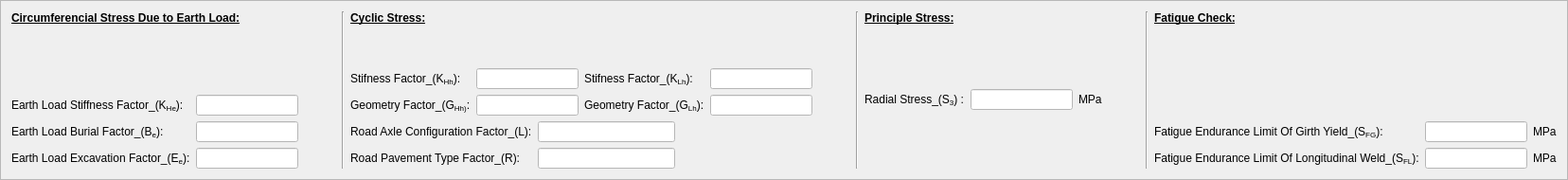
     <widget class="QFrame" name="frame_2">
      <property name="frameShape">
       <enum>QFrame::StyledPanel</enum>
      </property>
      <property name="frameShadow">
       <enum>QFrame::Raised</enum>
      </property>
      <layout class="QGridLayout" name="gridLayout_7">
       <item row="0" column="0">
        <layout class="QGridLayout" name="gridLayout_2">
         <item row="2" column="0">
          <layout class="QVBoxLayout" name="verticalLayout_11">
           <item>
            <widget class="QLabel" name="EarthLoadStiffnessFactor">
             <property name="styleSheet">
              <string notr="true">font: 8pt &quot;Cambria&quot;;</string>
             </property>
             <property name="text">
              <string>&lt;html&gt;&lt;head/&gt;&lt;body&gt;&lt;p&gt;Earth Load Stiffness Factor_(K&lt;span style=&quot; vertical-align:sub;&quot;&gt;He&lt;/span&gt;):&lt;/p&gt;&lt;/body&gt;&lt;/html&gt;</string>
             </property>
            </widget>
           </item>
           <item>
            <widget class="QLabel" name="EarthLoadBurialFactor">
             <property name="styleSheet">
              <string notr="true">font: 8pt &quot;Cambria&quot;;</string>
             </property>
             <property name="text">
              <string>&lt;html&gt;&lt;head/&gt;&lt;body&gt;&lt;p&gt;Earth Load Burial Factor_(B&lt;span style=&quot; vertical-align:sub;&quot;&gt;e&lt;/span&gt;):&lt;/p&gt;&lt;/body&gt;&lt;/html&gt;</string>
             </property>
            </widget>
           </item>
           <item>
            <widget class="QLabel" name="EarthLoadExcavationFactor">
             <property name="styleSheet">
              <string notr="true">font: 8pt &quot;Cambria&quot;;</string>
             </property>
             <property name="text">
              <string>&lt;html&gt;&lt;head/&gt;&lt;body&gt;&lt;p&gt;Earth Load Excavation Factor_(E&lt;span style=&quot; vertical-align:sub;&quot;&gt;e&lt;/span&gt;):&lt;/p&gt;&lt;/body&gt;&lt;/html&gt;</string>
             </property>
            </widget>
           </item>
          </layout>
         </item>
         <item row="2" column="1">
          <layout class="QVBoxLayout" name="verticalLayout_12">
           <item>
            <widget class="QLineEdit" name="lineEdit_21">
             <property name="styleSheet">
              <string notr="true">background-color: rgb(255, 255, 255);</string>
             </property>
            </widget>
           </item>
           <item>
            <widget class="QLineEdit" name="lineEdit_22">
             <property name="styleSheet">
              <string notr="true">background-color: rgb(255, 255, 255);</string>
             </property>
            </widget>
           </item>
           <item>
            <widget class="QLineEdit" name="lineEdit_23">
             <property name="styleSheet">
              <string notr="true">background-color: rgb(255, 255, 255);</string>
             </property>
            </widget>
           </item>
          </layout>
         </item>
         <item row="0" column="0" colspan="2">
          <widget class="QLabel" name="CircumferencialStressDuetoEarthLoad">
           <property name="text">
            <string>&lt;html&gt;&lt;head/&gt;&lt;body&gt;&lt;p&gt;&lt;span style=&quot; font-weight:600; text-decoration: underline;&quot;&gt;Circumferencial Stress Due to Earth Load:&lt;/span&gt;&lt;/p&gt;&lt;/body&gt;&lt;/html&gt;</string>
           </property>
          </widget>
         </item>
         <item row="1" column="0">
          <spacer name="verticalSpacer_5">
           <property name="orientation">
            <enum>Qt::Vertical</enum>
           </property>
           <property name="sizeHint" stdset="0">
            <size>
             <width>20</width>
             <height>40</height>
            </size>
           </property>
          </spacer>
         </item>
        </layout>
       </item>
       <item row="0" column="1">
        <spacer name="horizontalSpacer_8">
         <property name="orientation">
          <enum>Qt::Horizontal</enum>
         </property>
         <property name="sizeHint" stdset="0">
          <size>
           <width>40</width>
           <height>20</height>
          </size>
         </property>
        </spacer>
       </item>
       <item row="0" column="2">
        <widget class="Line" name="line_4">
         <property name="orientation">
          <enum>Qt::Vertical</enum>
         </property>
        </widget>
       </item>
       <item row="0" column="9">
        <layout class="QGridLayout" name="gridLayout_6">
         <item row="0" column="0" colspan="2">
          <widget class="QLabel" name="FatigurCheckLable">
           <property name="text">
            <string>&lt;html&gt;&lt;head/&gt;&lt;body&gt;&lt;p&gt;&lt;span style=&quot; font-weight:600; text-decoration: underline;&quot;&gt;Fatigue Check:&lt;/span&gt;&lt;/p&gt;&lt;/body&gt;&lt;/html&gt;</string>
           </property>
          </widget>
         </item>
         <item row="2" column="2">
          <layout class="QVBoxLayout" name="verticalLayout_20">
           <item>
            <widget class="QLabel" name="label_20">
             <property name="styleSheet">
              <string notr="true">font: 8pt &quot;Cambria&quot;;</string>
             </property>
             <property name="text">
              <string>MPa</string>
             </property>
            </widget>
           </item>
           <item>
            <widget class="QLabel" name="label_19">
             <property name="styleSheet">
              <string notr="true">font: 8pt &quot;Cambria&quot;;</string>
             </property>
             <property name="text">
              <string>MPa</string>
             </property>
            </widget>
           </item>
          </layout>
         </item>
         <item row="2" column="1">
          <layout class="QVBoxLayout" name="verticalLayout_19">
           <item>
            <widget class="QLineEdit" name="lineEdit_31">
             <property name="styleSheet">
              <string notr="true">background-color: rgb(255, 255, 255);</string>
             </property>
            </widget>
           </item>
           <item>
            <widget class="QLineEdit" name="lineEdit_32">
             <property name="styleSheet">
              <string notr="true">background-color: rgb(255, 255, 255);</string>
             </property>
            </widget>
           </item>
          </layout>
         </item>
         <item row="2" column="0">
          <layout class="QVBoxLayout" name="verticalLayout_18">
           <item>
            <widget class="QLabel" name="FatigueEnduranceofGirthYield">
             <property name="styleSheet">
              <string notr="true">font: 8pt &quot;Cambria&quot;;</string>
             </property>
             <property name="text">
              <string>&lt;html&gt;&lt;head/&gt;&lt;body&gt;&lt;p&gt;Fatigue Endurance Limit Of Girth Yield_(S&lt;span style=&quot; vertical-align:sub;&quot;&gt;FG&lt;/span&gt;):&lt;/p&gt;&lt;/body&gt;&lt;/html&gt;</string>
             </property>
            </widget>
           </item>
           <item>
            <widget class="QLabel" name="FatigueEnduranceofLongitudinalWeld">
             <property name="styleSheet">
              <string notr="true">font: 8pt &quot;Cambria&quot;;</string>
             </property>
             <property name="text">
              <string>&lt;html&gt;&lt;head/&gt;&lt;body&gt;&lt;p&gt;Fatigue Endurance Limit Of Longitudinal Weld_(S&lt;span style=&quot; vertical-align:sub;&quot;&gt;FL&lt;/span&gt;):&lt;/p&gt;&lt;/body&gt;&lt;/html&gt;</string>
             </property>
            </widget>
           </item>
          </layout>
         </item>
         <item row="1" column="0">
          <spacer name="verticalSpacer_12">
           <property name="orientation">
            <enum>Qt::Vertical</enum>
           </property>
           <property name="sizeHint" stdset="0">
            <size>
             <width>20</width>
             <height>40</height>
            </size>
           </property>
          </spacer>
         </item>
        </layout>
       </item>
       <item row="0" column="3">
        <layout class="QVBoxLayout" name="verticalLayout_17">
         <item>
          <widget class="QLabel" name="label_47">
           <property name="text">
            <string>&lt;html&gt;&lt;head/&gt;&lt;body&gt;&lt;p&gt;&lt;span style=&quot; font-weight:600; text-decoration: underline;&quot;&gt;Cyclic Stress:&lt;/span&gt;&lt;/p&gt;&lt;/body&gt;&lt;/html&gt;</string>
           </property>
          </widget>
         </item>
         <item>
          <spacer name="verticalSpacer_10">
           <property name="orientation">
            <enum>Qt::Vertical</enum>
           </property>
           <property name="sizeHint" stdset="0">
            <size>
             <width>20</width>
             <height>40</height>
            </size>
           </property>
          </spacer>
         </item>
         <item>
          <layout class="QGridLayout" name="gridLayout_3">
           <item row="0" column="0">
            <layout class="QVBoxLayout" name="verticalLayout_13">
             <item>
              <widget class="QLabel" name="StiffnessFactorKhh">
               <property name="styleSheet">
                <string notr="true">font: 8pt &quot;Cambria&quot;;</string>
               </property>
               <property name="text">
                <string>&lt;html&gt;&lt;head/&gt;&lt;body&gt;&lt;p&gt;Stifness Factor_(K&lt;span style=&quot; vertical-align:sub;&quot;&gt;Hh&lt;/span&gt;):&lt;/p&gt;&lt;/body&gt;&lt;/html&gt;</string>
               </property>
              </widget>
             </item>
             <item>
              <widget class="QLabel" name="GeometryFactorGHh">
               <property name="styleSheet">
                <string notr="true">font: 8pt &quot;Cambria&quot;;</string>
               </property>
               <property name="text">
                <string>&lt;html&gt;&lt;head/&gt;&lt;body&gt;&lt;p&gt;Geometry Factor_(G&lt;span style=&quot; vertical-align:sub;&quot;&gt;Hh)&lt;/span&gt;:&lt;/p&gt;&lt;/body&gt;&lt;/html&gt;</string>
               </property>
              </widget>
             </item>
            </layout>
           </item>
           <item row="0" column="1">
            <layout class="QVBoxLayout" name="verticalLayout_14">
             <item>
              <widget class="QLineEdit" name="lineEdit_27">
               <property name="styleSheet">
                <string notr="true">background-color: rgb(255, 255, 255);</string>
               </property>
              </widget>
             </item>
             <item>
              <widget class="QLineEdit" name="lineEdit_25">
               <property name="styleSheet">
                <string notr="true">background-color: rgb(255, 255, 255);</string>
               </property>
              </widget>
             </item>
            </layout>
           </item>
           <item row="0" column="2">
            <layout class="QVBoxLayout" name="verticalLayout_15">
             <item>
              <widget class="QLabel" name="StifnessFactorKLh">
               <property name="styleSheet">
                <string notr="true">font: 8pt &quot;Cambria&quot;;</string>
               </property>
               <property name="text">
                <string>&lt;html&gt;&lt;head/&gt;&lt;body&gt;&lt;p&gt;Stifness Factor_(K&lt;span style=&quot; vertical-align:sub;&quot;&gt;Lh&lt;/span&gt;):&lt;/p&gt;&lt;/body&gt;&lt;/html&gt;</string>
               </property>
              </widget>
             </item>
             <item>
              <widget class="QLabel" name="geometryFactorGLh">
               <property name="styleSheet">
                <string notr="true">font: 8pt &quot;Cambria&quot;;</string>
               </property>
               <property name="text">
                <string>&lt;html&gt;&lt;head/&gt;&lt;body&gt;&lt;p&gt;Geometry Factor_(G&lt;span style=&quot; vertical-align:sub;&quot;&gt;Lh&lt;/span&gt;):&lt;/p&gt;&lt;/body&gt;&lt;/html&gt;</string>
               </property>
              </widget>
             </item>
            </layout>
           </item>
           <item row="0" column="3">
            <layout class="QVBoxLayout" name="verticalLayout_16">
             <item>
              <widget class="QLineEdit" name="lineEdit_29">
               <property name="styleSheet">
                <string notr="true">background-color: rgb(255, 255, 255);</string>
               </property>
              </widget>
             </item>
             <item>
              <widget class="QLineEdit" name="lineEdit_28">
               <property name="styleSheet">
                <string notr="true">background-color: rgb(255, 255, 255);</string>
               </property>
              </widget>
             </item>
            </layout>
           </item>
          </layout>
         </item>
         <item>
          <layout class="QGridLayout" name="gridLayout_4">
           <item row="1" column="0">
            <widget class="QLabel" name="RoadPavementFactor">
             <property name="styleSheet">
              <string notr="true">font: 8pt &quot;Cambria&quot;;</string>
             </property>
             <property name="text">
              <string>&lt;html&gt;&lt;head/&gt;&lt;body&gt;&lt;p&gt;Road Pavement Type Factor_(R):&lt;/p&gt;&lt;/body&gt;&lt;/html&gt;</string>
             </property>
            </widget>
           </item>
           <item row="0" column="1">
            <widget class="QLineEdit" name="lineEdit_26">
             <property name="styleSheet">
              <string notr="true">background-color: rgb(255, 255, 255);</string>
             </property>
            </widget>
           </item>
           <item row="1" column="1">
            <widget class="QLineEdit" name="lineEdit_24">
             <property name="styleSheet">
              <string notr="true">background-color: rgb(255, 255, 255);</string>
             </property>
            </widget>
           </item>
           <item row="0" column="0">
            <widget class="QLabel" name="RoadAxleConfigurationFactor">
             <property name="styleSheet">
              <string notr="true">font: 8pt &quot;Cambria&quot;;</string>
             </property>
             <property name="text">
              <string>&lt;html&gt;&lt;head/&gt;&lt;body&gt;&lt;p&gt;Road Axle Configuration Factor_(L):&lt;/p&gt;&lt;/body&gt;&lt;/html&gt;</string>
             </property>
            </widget>
           </item>
           <item row="1" column="2">
            <spacer name="horizontalSpacer_4">
             <property name="orientation">
              <enum>Qt::Horizontal</enum>
             </property>
             <property name="sizeHint" stdset="0">
              <size>
               <width>40</width>
               <height>20</height>
              </size>
             </property>
            </spacer>
           </item>
           <item row="0" column="2">
            <spacer name="horizontalSpacer_3">
             <property name="orientation">
              <enum>Qt::Horizontal</enum>
             </property>
             <property name="sizeHint" stdset="0">
              <size>
               <width>40</width>
               <height>20</height>
              </size>
             </property>
            </spacer>
           </item>
          </layout>
         </item>
        </layout>
       </item>
       <item row="0" column="5">
        <widget class="Line" name="line_5">
         <property name="orientation">
          <enum>Qt::Vertical</enum>
         </property>
        </widget>
       </item>
       <item row="0" column="6">
        <layout class="QGridLayout" name="gridLayout_5">
         <item row="0" column="0">
          <widget class="QLabel" name="PrincipleStress_2">
           <property name="text">
            <string>&lt;html&gt;&lt;head/&gt;&lt;body&gt;&lt;p&gt;&lt;span style=&quot; font-weight:600; text-decoration: underline;&quot;&gt;Principle Stress:&lt;/span&gt;&lt;/p&gt;&lt;/body&gt;&lt;/html&gt;</string>
           </property>
          </widget>
         </item>
         <item row="2" column="0">
          <layout class="QHBoxLayout" name="horizontalLayout_13">
           <item>
            <widget class="QLabel" name="Radial">
             <property name="styleSheet">
              <string notr="true">font: 8pt &quot;Cambria&quot;;</string>
             </property>
             <property name="text">
              <string>&lt;html&gt;&lt;head/&gt;&lt;body&gt;&lt;p&gt;Radial Stress_(S&lt;span style=&quot; vertical-align:sub;&quot;&gt;3&lt;/span&gt;) :&lt;/p&gt;&lt;/body&gt;&lt;/html&gt;</string>
             </property>
            </widget>
           </item>
           <item>
            <widget class="QLineEdit" name="lineEdit_30">
             <property name="styleSheet">
              <string notr="true">background-color: rgb(255, 255, 255);</string>
             </property>
            </widget>
           </item>
           <item>
            <widget class="QLabel" name="label_18">
             <property name="styleSheet">
              <string notr="true">font: 8pt &quot;Cambria&quot;;</string>
             </property>
             <property name="text">
              <string>MPa</string>
             </property>
            </widget>
           </item>
          </layout>
         </item>
         <item row="1" column="0">
          <spacer name="verticalSpacer_11">
           <property name="orientation">
            <enum>Qt::Vertical</enum>
           </property>
           <property name="sizeHint" stdset="0">
            <size>
             <width>20</width>
             <height>40</height>
            </size>
           </property>
          </spacer>
         </item>
         <item row="3" column="0">
          <spacer name="verticalSpacer_13">
           <property name="orientation">
            <enum>Qt::Vertical</enum>
           </property>
           <property name="sizeHint" stdset="0">
            <size>
             <width>20</width>
             <height>40</height>
            </size>
           </property>
          </spacer>
         </item>
        </layout>
       </item>
       <item row="0" column="4">
        <spacer name="horizontalSpacer_9">
         <property name="orientation">
          <enum>Qt::Horizontal</enum>
         </property>
         <property name="sizeHint" stdset="0">
          <size>
           <width>40</width>
           <height>20</height>
          </size>
         </property>
        </spacer>
       </item>
       <item row="0" column="7">
        <spacer name="horizontalSpacer_10">
         <property name="orientation">
          <enum>Qt::Horizontal</enum>
         </property>
         <property name="sizeHint" stdset="0">
          <size>
           <width>40</width>
           <height>20</height>
          </size>
         </property>
        </spacer>
       </item>
       <item row="0" column="8">
        <widget class="Line" name="line_6">
         <property name="orientation">
          <enum>Qt::Vertical</enum>
         </property>
        </widget>
       </item>
      </layout>
     </widget>
